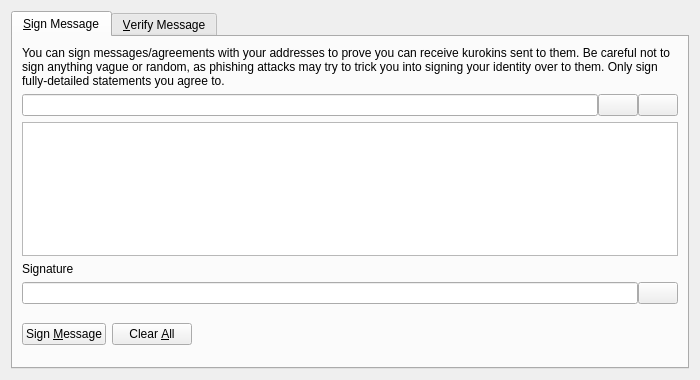
<?xml version="1.0" encoding="UTF-8"?>
<ui version="4.0">
 <class>SignVerifyMessageDialog</class>
 <widget class="QDialog" name="SignVerifyMessageDialog">
  <property name="geometry">
   <rect>
    <x>0</x>
    <y>0</y>
    <width>700</width>
    <height>380</height>
   </rect>
  </property>
  <property name="windowTitle">
   <string>Signatures - Sign / Verify a Message</string>
  </property>
  <property name="modal">
   <bool>true</bool>
  </property>
  <layout class="QVBoxLayout" name="verticalLayout">
   <item>
    <widget class="QTabWidget" name="tabWidget">
     <property name="currentIndex">
      <number>0</number>
     </property>
     <widget class="QWidget" name="tabSignMessage">
      <attribute name="title">
       <string>&amp;Sign Message</string>
      </attribute>
      <layout class="QVBoxLayout" name="verticalLayout_SM">
       <item>
        <widget class="QLabel" name="infoLabel_SM">
         <property name="text">
          <string>You can sign messages/agreements with your addresses to prove you can receive kurokins sent to them. Be careful not to sign anything vague or random, as phishing attacks may try to trick you into signing your identity over to them. Only sign fully-detailed statements you agree to.</string>
         </property>
         <property name="textFormat">
          <enum>Qt::PlainText</enum>
         </property>
         <property name="wordWrap">
          <bool>true</bool>
         </property>
        </widget>
       </item>
       <item>
        <layout class="QHBoxLayout" name="horizontalLayout_1_SM">
         <property name="spacing">
          <number>0</number>
         </property>
         <item>
          <widget class="QValidatedLineEdit" name="addressIn_SM">
           <property name="toolTip">
            <string>The Kurokin address to sign the message with</string>
           </property>
          </widget>
         </item>
         <item>
          <widget class="QPushButton" name="addressBookButton_SM">
           <property name="toolTip">
            <string>Choose previously used address</string>
           </property>
           <property name="text">
            <string/>
           </property>
           <property name="icon">
            <iconset resource="../bitcoin.qrc">
             <normaloff>:/icons/address-book</normaloff>:/icons/address-book</iconset>
           </property>
           <property name="shortcut">
            <string>Alt+A</string>
           </property>
           <property name="autoDefault">
            <bool>false</bool>
           </property>
          </widget>
         </item>
         <item>
          <widget class="QPushButton" name="pasteButton_SM">
           <property name="toolTip">
            <string>Paste address from clipboard</string>
           </property>
           <property name="text">
            <string/>
           </property>
           <property name="icon">
            <iconset resource="../bitcoin.qrc">
             <normaloff>:/icons/editpaste</normaloff>:/icons/editpaste</iconset>
           </property>
           <property name="shortcut">
            <string>Alt+P</string>
           </property>
           <property name="autoDefault">
            <bool>false</bool>
           </property>
          </widget>
         </item>
        </layout>
       </item>
       <item>
        <widget class="QPlainTextEdit" name="messageIn_SM">
         <property name="toolTip">
          <string>Enter the message you want to sign here</string>
         </property>
        </widget>
       </item>
       <item>
        <widget class="QLabel" name="signatureLabel_SM">
         <property name="text">
          <string>Signature</string>
         </property>
         <property name="textFormat">
          <enum>Qt::PlainText</enum>
         </property>
        </widget>
       </item>
       <item>
        <layout class="QHBoxLayout" name="horizontalLayout_2_SM">
         <property name="spacing">
          <number>0</number>
         </property>
         <item>
          <widget class="QLineEdit" name="signatureOut_SM">
           <property name="font">
            <font>
             <italic>true</italic>
            </font>
           </property>
           <property name="readOnly">
            <bool>true</bool>
           </property>
          </widget>
         </item>
         <item>
          <widget class="QPushButton" name="copySignatureButton_SM">
           <property name="toolTip">
            <string>Copy the current signature to the system clipboard</string>
           </property>
           <property name="text">
            <string/>
           </property>
           <property name="icon">
            <iconset resource="../bitcoin.qrc">
             <normaloff>:/icons/editcopy</normaloff>:/icons/editcopy</iconset>
           </property>
           <property name="autoDefault">
            <bool>false</bool>
           </property>
          </widget>
         </item>
        </layout>
       </item>
       <item>
        <layout class="QHBoxLayout" name="horizontalLayout_3_SM">
         <item>
          <widget class="QPushButton" name="signMessageButton_SM">
           <property name="toolTip">
            <string>Sign the message to prove you own this Kurokin address</string>
           </property>
           <property name="text">
            <string>Sign &amp;Message</string>
           </property>
           <property name="icon">
            <iconset resource="../bitcoin.qrc">
             <normaloff>:/icons/edit</normaloff>:/icons/edit</iconset>
           </property>
           <property name="autoDefault">
            <bool>false</bool>
           </property>
          </widget>
         </item>
         <item>
          <widget class="QPushButton" name="clearButton_SM">
           <property name="toolTip">
            <string>Reset all sign message fields</string>
           </property>
           <property name="text">
            <string>Clear &amp;All</string>
           </property>
           <property name="icon">
            <iconset resource="../bitcoin.qrc">
             <normaloff>:/icons/remove</normaloff>:/icons/remove</iconset>
           </property>
           <property name="autoDefault">
            <bool>false</bool>
           </property>
          </widget>
         </item>
         <item>
          <spacer name="horizontalSpacer_1_SM">
           <property name="orientation">
            <enum>Qt::Horizontal</enum>
           </property>
           <property name="sizeHint" stdset="0">
            <size>
             <width>40</width>
             <height>48</height>
            </size>
           </property>
          </spacer>
         </item>
         <item>
          <widget class="QLabel" name="statusLabel_SM">
           <property name="font">
            <font>
             <weight>75</weight>
             <bold>true</bold>
            </font>
           </property>
           <property name="text">
            <string/>
           </property>
           <property name="wordWrap">
            <bool>true</bool>
           </property>
          </widget>
         </item>
         <item>
          <spacer name="horizontalSpacer_2_SM">
           <property name="orientation">
            <enum>Qt::Horizontal</enum>
           </property>
           <property name="sizeHint" stdset="0">
            <size>
             <width>40</width>
             <height>48</height>
            </size>
           </property>
          </spacer>
         </item>
        </layout>
       </item>
      </layout>
     </widget>
     <widget class="QWidget" name="tabVerifyMessage">
      <attribute name="title">
       <string>&amp;Verify Message</string>
      </attribute>
      <layout class="QVBoxLayout" name="verticalLayout_VM">
       <item>
        <widget class="QLabel" name="infoLabel_VM">
         <property name="text">
          <string>Enter the receiver's address, message (ensure you copy line breaks, spaces, tabs, etc. exactly) and signature below to verify the message. Be careful not to read more into the signature than what is in the signed message itself, to avoid being tricked by a man-in-the-middle attack. Note that this only proves the signing party receives with the address, it cannot prove sendership of any transaction!</string>
         </property>
         <property name="textFormat">
          <enum>Qt::PlainText</enum>
         </property>
         <property name="alignment">
          <set>Qt::AlignLeading|Qt::AlignLeft|Qt::AlignTop</set>
         </property>
         <property name="wordWrap">
          <bool>true</bool>
         </property>
        </widget>
       </item>
       <item>
        <layout class="QHBoxLayout" name="horizontalLayout_1_VM">
         <property name="spacing">
          <number>0</number>
         </property>
         <item>
          <widget class="QValidatedLineEdit" name="addressIn_VM">
           <property name="toolTip">
            <string>The Kurokin address the message was signed with</string>
           </property>
          </widget>
         </item>
         <item>
          <widget class="QPushButton" name="addressBookButton_VM">
           <property name="toolTip">
            <string>Choose previously used address</string>
           </property>
           <property name="text">
            <string/>
           </property>
           <property name="icon">
            <iconset resource="../bitcoin.qrc">
             <normaloff>:/icons/address-book</normaloff>:/icons/address-book</iconset>
           </property>
           <property name="shortcut">
            <string>Alt+A</string>
           </property>
           <property name="autoDefault">
            <bool>false</bool>
           </property>
          </widget>
         </item>
        </layout>
       </item>
       <item>
        <widget class="QPlainTextEdit" name="messageIn_VM"/>
       </item>
       <item>
        <widget class="QValidatedLineEdit" name="signatureIn_VM"/>
       </item>
       <item>
        <layout class="QHBoxLayout" name="horizontalLayout_2_VM">
         <item>
          <widget class="QPushButton" name="verifyMessageButton_VM">
           <property name="toolTip">
            <string>Verify the message to ensure it was signed with the specified Kurokin address</string>
           </property>
           <property name="text">
            <string>Verify &amp;Message</string>
           </property>
           <property name="icon">
            <iconset resource="../bitcoin.qrc">
             <normaloff>:/icons/transaction_0</normaloff>:/icons/transaction_0</iconset>
           </property>
           <property name="autoDefault">
            <bool>false</bool>
           </property>
          </widget>
         </item>
         <item>
          <widget class="QPushButton" name="clearButton_VM">
           <property name="toolTip">
            <string>Reset all verify message fields</string>
           </property>
           <property name="text">
            <string>Clear &amp;All</string>
           </property>
           <property name="icon">
            <iconset resource="../bitcoin.qrc">
             <normaloff>:/icons/remove</normaloff>:/icons/remove</iconset>
           </property>
           <property name="autoDefault">
            <bool>false</bool>
           </property>
          </widget>
         </item>
         <item>
          <spacer name="horizontalSpacer_1_VM">
           <property name="orientation">
            <enum>Qt::Horizontal</enum>
           </property>
           <property name="sizeHint" stdset="0">
            <size>
             <width>40</width>
             <height>48</height>
            </size>
           </property>
          </spacer>
         </item>
         <item>
          <widget class="QLabel" name="statusLabel_VM">
           <property name="font">
            <font>
             <weight>75</weight>
             <bold>true</bold>
            </font>
           </property>
           <property name="text">
            <string/>
           </property>
           <property name="wordWrap">
            <bool>true</bool>
           </property>
          </widget>
         </item>
         <item>
          <spacer name="horizontalSpacer_2_VM">
           <property name="orientation">
            <enum>Qt::Horizontal</enum>
           </property>
           <property name="sizeHint" stdset="0">
            <size>
             <width>40</width>
             <height>48</height>
            </size>
           </property>
          </spacer>
         </item>
        </layout>
       </item>
      </layout>
     </widget>
    </widget>
   </item>
  </layout>
 </widget>
 <customwidgets>
  <customwidget>
   <class>QValidatedLineEdit</class>
   <extends>QLineEdit</extends>
   <header>qvalidatedlineedit.h</header>
  </customwidget>
 </customwidgets>
 <resources>
  <include location="../bitcoin.qrc"/>
 </resources>
 <connections/>
</ui>
